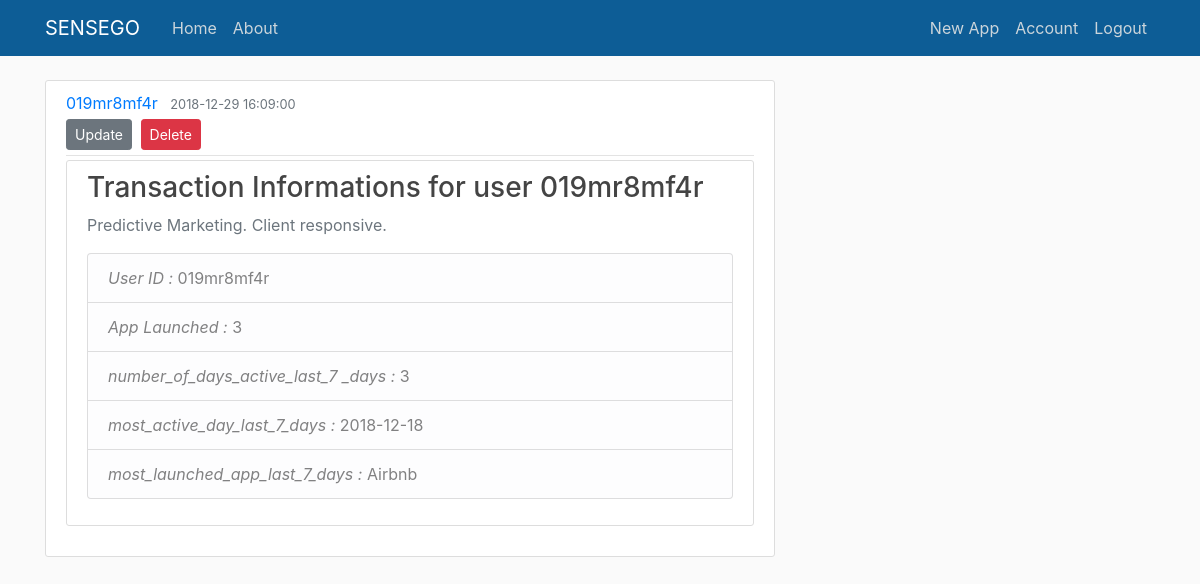
The page /v1/user/4 (signed in) on the database its author committed.
### sensego/models.py (models this page shows, shortened)
class App(db.Model):
    id = db.Column(db.Integer, primary_key=True)
    userid = db.Column(db.String(100), nullable=False)
    app = db.Column(db.String(100), nullable=False)
    timestamp = db.Column(db.String(100), nullable=False)

### sensego/routes.py (the view)
@app.route("/v1/user/<user_id>")
def appsense(user_id):
    app1 = App.query.get_or_404(user_id)
    sql2 = """
    SELECT
      COUNT(DISTINCT app) AS ap_launch
    FROM app WHERE userid=(
      SELECT userid FROM app WHERE id = :s
    )
    """
    sql = """
    SELECT strftime('%Y-%m-%d',datetime(timestamp)) as ts,
      app, COUNT(app) AS max1
    FROM app WHERE userid = (
      SELECT userid FROM app WHERE id = :s
    )
    GROUP BY app ORDER BY max1 DESC LIMIT 1
    """
    sql1 = """
        SELECT
          COUNT(DISTINCT strftime('%Y-%m-%d',datetime(timestamp))) AS nb
        FROM app WHERE userid=(
          SELECT userid FROM app WHERE id = :s
        )
        """
    most_launch = db.engine.execute(text(sql), s = user_id)
    number_of_days = db.engine.execute(text(sql1), s = user_id)
    app_launch = db.engine.execute(text(sql2), s=user_id)
    return render_template('app.html', title=app1.userid, app=app1, app_launch=app_launch, most_launch=most_launch, number_of_days=number_of_days)

### sensego/models.py (called while the page is built)
@login_manager.user_loader
def load_user(user_id):
    return User.query.get(int(user_id))

### sensego/templates/app.html (shortened to what this page needs)
{% extends "layout.html" %}
{% block content %}
  <article class="media content-section">
    <div class="media-body">
      <div class="article-metadata">
        <a class="mr-2" href="#">{{ app.userid }}</a>
        <small class="text-muted">{{ app.timestamp }}</small>
          <div>
            <a class="btn btn-secondary btn-sm mt-1 mb-1" href="{{ url_for('update_app', user_id=app.id) }}">Update</a>
            <button type="button" class="btn btn-danger btn-sm m-1" data-toggle="modal" data-target="#deleteModal">Delete</button>
          </div>
      </div>
        <div class="content-section">
            <h3>Transaction Informations for user {{ app.userid }}</h3>
            <p class='text-muted'>Predictive Marketing. Client responsive.
              <ul class="list-group">
                <li class="list-group-item list-group-item-light"><i class="article-content">User ID : </i>{{ app.userid }}</li>
                <li class="list-group-item list-group-item-light"><i class="article-content">App Launched : </i>
                    {% for a_launch in app_launch %}
                        {{ a_launch.ap_launch }}
                    {% endfor %}
                </li>
                <li class="list-group-item list-group-item-light"><i class="article-content">number_of_days_active_last_7 _days : </i>
                    {% for n_days in number_of_days %}
                        {{ n_days.nb }}
                    {% endfor %}
                </li>
                 {% for m_launch in most_launch %}
                     <li class="list-group-item list-group-item-light"><i class="article-content">most_active_day_last_7_days : </i> {{ m_launch.ts }} </li>
                     <li class="list-group-item list-group-item-light"><i class="article-content">most_launched_app_last_7_days : </i> {{ m_launch.app }} </li>
                 {% endfor %}
              </ul>
            </p>
          </div>
    </div>
  </article>
{% endblock content %}

### sensego/static/main.css (style rules this page uses)
body { background: #fafafa; color: #333333; margin-top: 5rem; }
h1, h2, h3, h4, h5, h6 { color: #444444; }
.content-section { background: #ffffff; padding: 10px 20px; border: 1px solid #dddddd; border-radius: 3px; margin-bottom: 20px; }
.article-content { white-space: pre-line; }
.article-metadata { padding-bottom: 1px; margin-bottom: 4px; border-bottom: 1px solid #e3e3e3 }

### rows shown on the page
App: userid "019mr8mf4r", timestamp "2018-12-29 16:09:00"
App: ts "2018-12-18", app "Airbnb"

### other values the page prints
{{ a_launch.ap_launch }} "3"
{{ n_days.nb }} "3"
